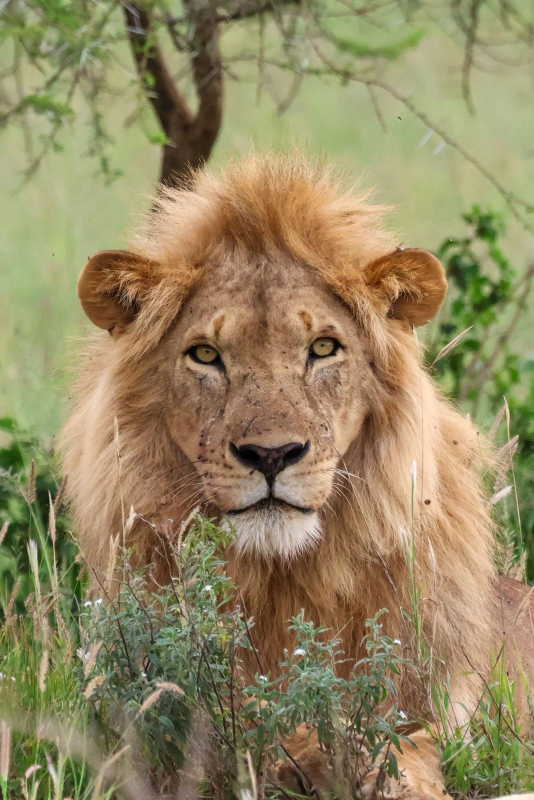
#> input picture original.jpg, 1067 x 1600 px (shown at 1/2 size)
$ python resize_images.py
#> lines starting #> are read from the running program, lines starting #| are printed output that depends on the picture
from PIL import Image
import os

SOURCE_IMAGE = "original.jpg"  # תשנה לשם התמונה שלך

BASE_PATH = "assets/gallery"

sizes = {
    "low":  (320, 240),
    "mid":  (800, 600),
    "high": (1920, 1080)
}

for quality, size in sizes.items():
    img = Image.open(SOURCE_IMAGE)
#> img is the input picture: PIL image 1067x1600 RGB; mean R, G, B 148.2, 135.7, 97.9
    img = img.resize(size)
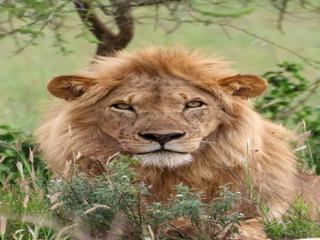
#> img: PIL image 320x240 RGB; mean R, G, B 148.2, 135.6, 97.9

    save_path = os.path.join(BASE_PATH, quality, "img1.jpg")
    img.save(save_path)

    print(f"{quality} image created at size {size}")
